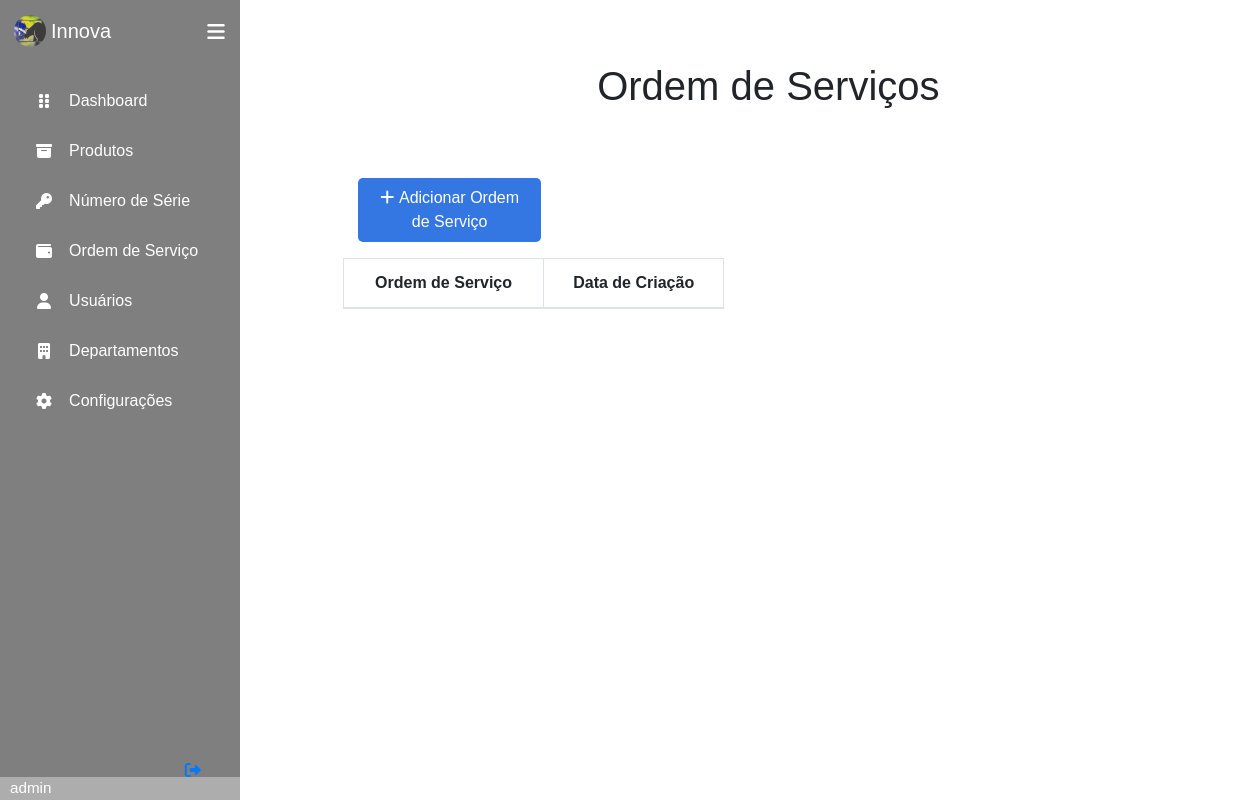
Before: /workOrder/workOrder/ (signed in) with the older database file.
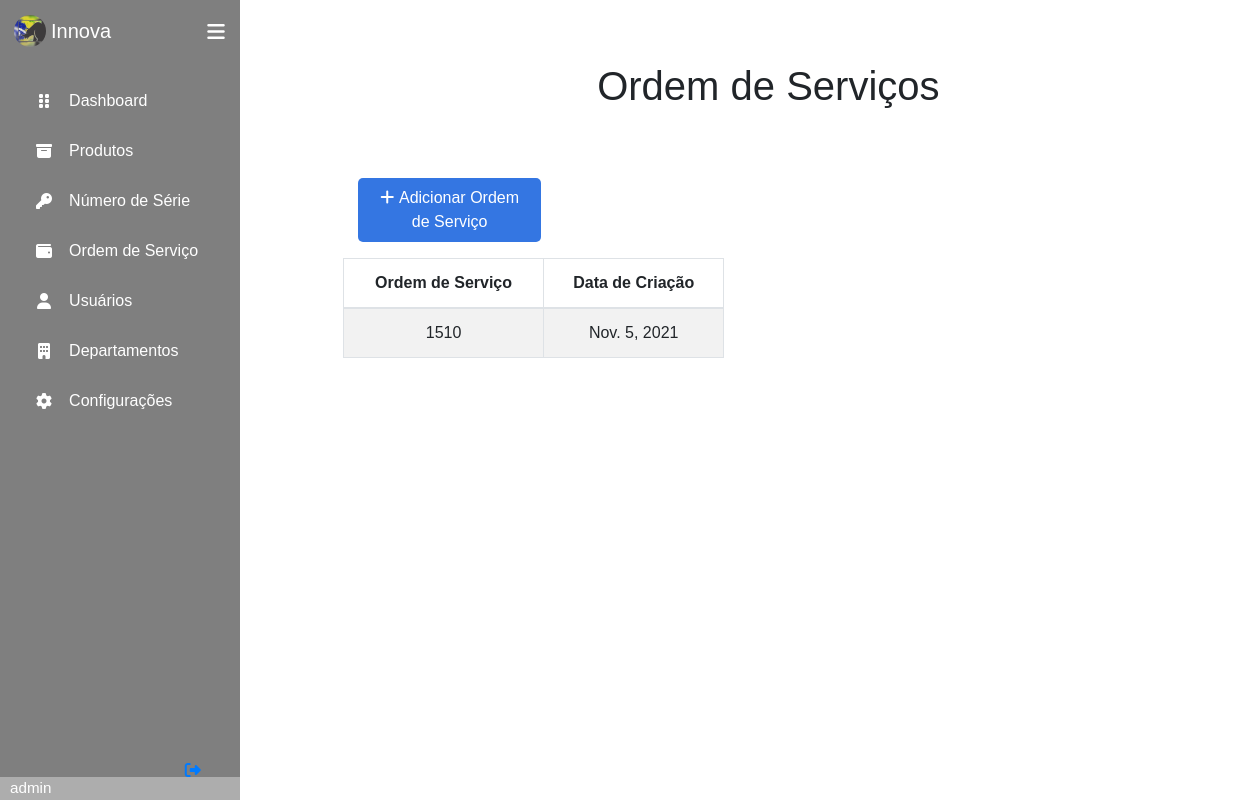
After: the same page with the newer database file.
### workOrder/models.py (models this page shows, shortened)
class OrdemServico(models.Model):
    OS = CharField(max_length=30, unique=True)
    dateCriacao = DateField(auto_now_add=True)

### workOrder/views.py (the view)
# urls.py: path("workOrder/", views.WorkOrderHome, name="Home_WorkOrder"),
def WorkOrderHome(request):
    workOrders = OrdemServico.objects.all().order_by('-dateCriacao')
    return render(request, 'workOrder/WorkOrder.html', {'workOrders' : workOrders})

### templates/workOrder/WorkOrder.html (shortened to what this page needs)
{% extends 'base.html' %}
{% block content %}
    <div class="container title">
        <h1>Ordem de Serviços</h1>
    </div>
    <div class="offset-1 col-9">
        <div class="container add-workorder-full">
            <a href="{% url 'workOrder:New_WorkOrder' %}" class="add-workorder">
                <div class="col-3 add-workorder-div">
                    <i class="fas fa-plus add-workorder-icon"></i>Adicionar Ordem de Serviço
                </div>
            </a>
        </div>
        <table class="table table-striped table-hover table-bordered col-6">
            <thead>
                <th scope="col">Ordem de Serviço</th>
                <th scope="col">Data de Criação</th>
            </thead>
             <tbody>
                {% for workOrder in workOrders %}
                    <tr scope="row">
                        <td>
                            {{ workOrder.OS }}
                        </td>
                        <td>
                            {{ workOrder.dateCriacao }}
                        </td>
                    </tr>
                {% endfor %}
            </tbody>
        </table>
    </div>
{% endblock %}

### templates/base.html (shortened to what this page needs)
{% load static %}
<!DOCTYPE html>
<html lang="pt-br">
<head>
    <link rel="stylesheet" href="{% static 'css/style.css' %}">
    <link rel="stylesheet" href="{% static 'css/bs/bootstrap.css' %}">
</head>
<body>
    {% if user.is_authenticated %}
    <div class="sidebar">
        <div class="logo_content">
            <div class="logo">
                <img src="{% static 'img/logo-base.png' %}" class="img-base"/>
                <div class="logo_name">Innova</div>
            </div>
            <i class="fas fa-bars" id="btn-menu"></i>
        </div>
        <ul class="nav_list">
            <li>
                <a href="{%url 'main:Home_Main'%}">
                    <i class="fas fa-grip-vertical"></i>
                    <span class="link_name">Dashboard</span>
                </a>
            </li>
            <li>
                <a href="{%url 'products:Home_Products'%}">
                    <i class="fas fa-archive"></i>
                    <span class="link_name">Produtos</span>
                </a>
            </li>
            <li>
                <a href="{%url 'products:Serial_Number'%}">
                    <i class="fas fa-key"></i>
                    <span class="link_name">Número de Série</span>
                </a>
            </li>
            <li>
                <a href="{% url 'workOrder:Home_WorkOrder' %}">
                    <i class="fas fa-wallet"></i>
                    <span class="link_name">Ordem de Serviço</span>
                </a>
            </li>
            <li>
                <a href="{%url 'colaborators:Home_Colaborator'%}">
                    <i class="fas fa-user"></i>
                    <span class="link_name">Usuários</span>
                </a>
            </li>
            <li>
                <a href="{%url 'departments:Home_Departments'%}">
                    <i class="fas fa-building"></i>
                    <span class="link_name">Departamentos</span>
                </a>
            </li>
            <li>
                <a href="#">
                    <i class="fas fa-cog"></i>
                    <span class="link_name">Configurações</span>
                </a>
            </li>
        </ul>
        <div class="profile_content">
            <div class="profile">
                <div class="profile_details">
                    <div class="name_job">
                        <div class="name">{{ user.username }}</div>
                    </div>
                </div>
                <a href="{%url 'logout'%}">
                    <i class="fas fa-sign-out-alt" id="logout"></i>
                </a>
            </div>
        </div>
    </div>
    {% endif %}
    <div class="home_content">
        {% block content %}
        {% endblock %}
    </div>
</body>
</html>

### static/css/style.css (style rules this page uses)
* { margin: 0; padding: 0; box-sizing: border-box; font-family: sans-serif; }
body { position: relative; min-height: 100vh; width: 100%; overflow: auto; }
.sidebar { position: fixed; top: 0; left: 0; height: 100%; width: 15em; background: #7F7F7F; padding: 0.37em 0.88em; }
.sidebar .logo_content .logo { color: #fff; display: flex; height: 3.13em; width: 100%; align-items: center; }
.logo_content .img-base { border-radius: 50%; margin-right: 0.31em; }
.logo_content .logo .logo_name { font-size: 1.25em; font-weight: 400; }
.sidebar #btn-menu { position: absolute; color: #fff; left: 90%; top: 0.37em; font-size: 1.25em; height: 3.13em; width: 3.13em; text-align: center; line-height: 2.5em; transform: translateX(-50%); }
.sidebar ul { margin-top: 1.25em; }
.sidebar ul li { position: relative; height: 3.13em; width: 100%; margin: 0 0.31em; list-style: none; line-height: 3.13em; }
.sidebar ul li a { color: #fff; display: flex; align-items: center; text-decoration: none; transition: all 0.4s ease; border-radius: 0.75em; }
.sidebar ul li a i { height: 3.13em; min-width: 3.13em; border-radius: 0.75em; line-height: 3.13em; text-align: center; }
.sidebar .profile_content { position: absolute; color: #fff; bottom: 0; left: 0; width: 100%; }
.profile_content .profile .profile_details { display: flex; align-items: center; background: #ADADAD; }
.profile .profile_details .name_job { margin-left: 0.63em; }
.profile .profile_details .name { font-size: 0.95em; font-weight: 400; }
.profile #logout { position: absolute; left: 88%; bottom: 0.31em; transform: translateX(-50%); min-width: 3.3em; line-height: 3.13em; font-size: 1.25; border-radius: 0.75em; }
.home_content { top: 2em; position: absolute; height: 95%; width: 84%; left: 15em; }
.title { font-size: 1.5em !important; padding: 30px; position: relative; text-align: center; }
h1 { padding-bottom: 0.75em; }
.table { text-align: center; margin-right: 0; }
.add-workorder-full { margin-bottom: 1em; }
.add-workorder { position: relative; text-decoration: none !important; margin-right: -0.3em; width: 5em; }
.add-workorder-div { text-align: center; background-color: #3476e2; cursor: pointer; display: inline-block; color: #fff; padding: 0.5em; border-radius: 0.31em; }
.add-workorder-icon { margin-right: 0.3em; }

Changed rows visible on the page:
added OrdemServico: OS "1510", dateCriacao "Nov. 5, 2021"
